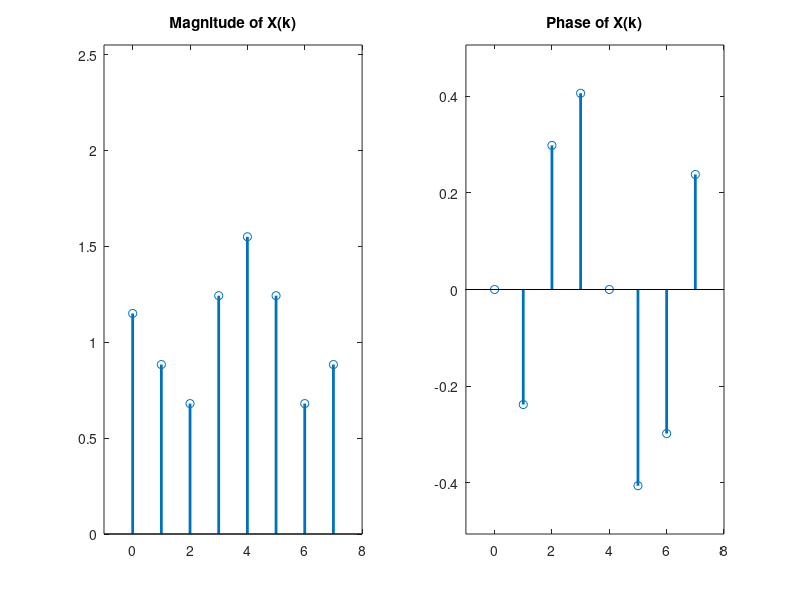

MATLAB code to generate this figure:
clc; clear all; close all;

%DFT
N = 8;
n = 0:1:N-1;
x = [1 -0.2 0.35];

%DFT N=8
X = fft(x,N); X=transpose(X)

figure(1)
subplot(1,2,1); stem(n,abs(X),'Linewidth',2); title('Magnitude of X(k)'); 
axis([-1 N 0 max(abs(X))+1])
subplot(1,2,2); stem(n,angle(X),'Linewidth',2); title('Phase of X(k)'); 
axis([-1 N min(angle(X))-0.1 max(angle(X))+0.1])

xx = ifft(X)
